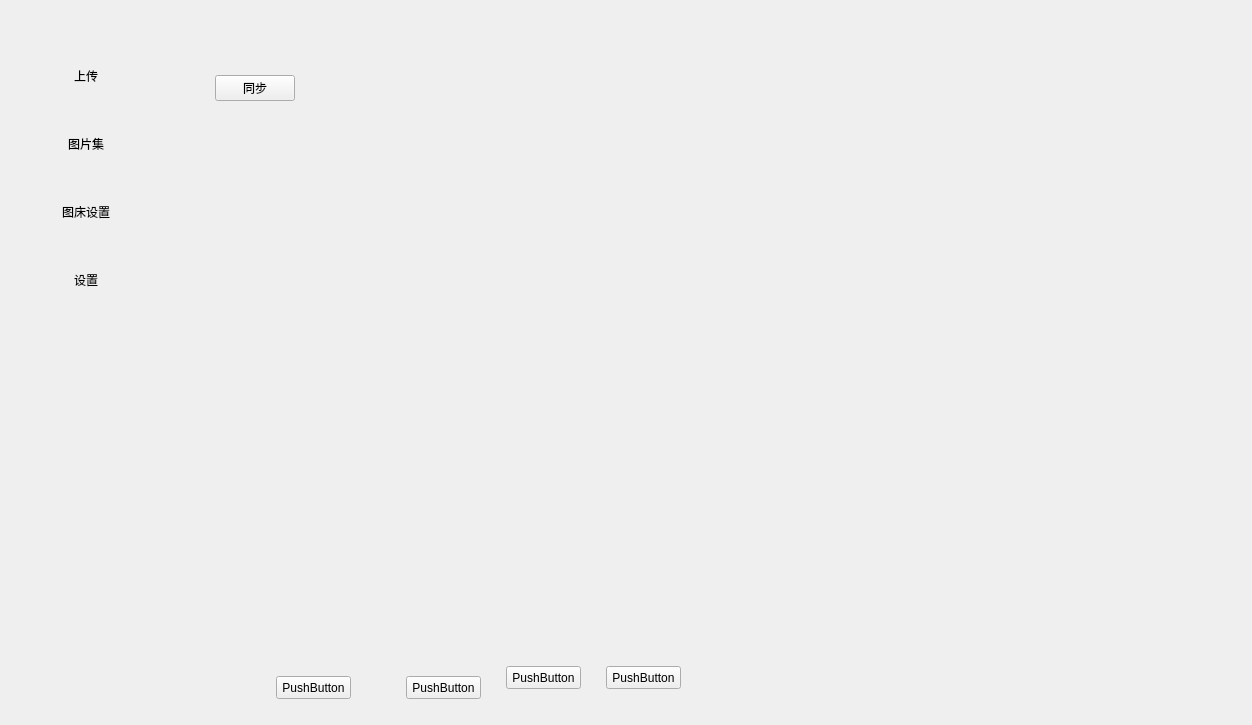
<?xml version="1.0" encoding="UTF-8"?>
<ui version="4.0">
 <class>MainWindow</class>
 <widget class="QMainWindow" name="MainWindow">
  <property name="geometry">
   <rect>
    <x>0</x>
    <y>0</y>
    <width>1252</width>
    <height>725</height>
   </rect>
  </property>
  <property name="windowTitle">
   <string>MainWindow</string>
  </property>
  <property name="styleSheet">
   <string notr="true"/>
  </property>
  <widget class="QWidget" name="centralwidget">
   <layout class="QGridLayout" name="gridLayout_2">
    <property name="leftMargin">
     <number>6</number>
    </property>
    <property name="topMargin">
     <number>6</number>
    </property>
    <property name="rightMargin">
     <number>6</number>
    </property>
    <property name="bottomMargin">
     <number>6</number>
    </property>
    <property name="spacing">
     <number>0</number>
    </property>
    <item row="0" column="0">
     <widget class="QFrame" name="viewport">
      <property name="frameShape">
       <enum>QFrame::NoFrame</enum>
      </property>
      <property name="frameShadow">
       <enum>QFrame::Plain</enum>
      </property>
      <property name="lineWidth">
       <number>0</number>
      </property>
      <layout class="QGridLayout" name="gridLayout_4" rowstretch="0,0" columnstretch="2,8">
       <property name="sizeConstraint">
        <enum>QLayout::SetDefaultConstraint</enum>
       </property>
       <property name="leftMargin">
        <number>0</number>
       </property>
       <property name="topMargin">
        <number>0</number>
       </property>
       <property name="rightMargin">
        <number>0</number>
       </property>
       <property name="bottomMargin">
        <number>0</number>
       </property>
       <property name="spacing">
        <number>0</number>
       </property>
       <item row="1" column="1">
        <widget class="QStackedWidget" name="stackedWidget">
         <property name="styleSheet">
          <string notr="true"/>
         </property>
         <property name="frameShape">
          <enum>QFrame::NoFrame</enum>
         </property>
         <property name="frameShadow">
          <enum>QFrame::Plain</enum>
         </property>
         <property name="lineWidth">
          <number>0</number>
         </property>
         <property name="currentIndex">
          <number>1</number>
         </property>
         <widget class="QWidget" name="uploadPage">
          <property name="sizePolicy">
           <sizepolicy hsizetype="Expanding" vsizetype="Expanding">
            <horstretch>0</horstretch>
            <verstretch>0</verstretch>
           </sizepolicy>
          </property>
          <layout class="QGridLayout" name="gridLayout" rowstretch="2,10,1,2">
           <property name="leftMargin">
            <number>40</number>
           </property>
           <property name="topMargin">
            <number>18</number>
           </property>
           <property name="rightMargin">
            <number>40</number>
           </property>
           <property name="bottomMargin">
            <number>40</number>
           </property>
           <property name="horizontalSpacing">
            <number>40</number>
           </property>
           <property name="verticalSpacing">
            <number>20</number>
           </property>
           <item row="3" column="0">
            <layout class="QHBoxLayout" name="inputLayout">
             <property name="spacing">
              <number>0</number>
             </property>
             <property name="leftMargin">
              <number>0</number>
             </property>
             <property name="topMargin">
              <number>0</number>
             </property>
             <item>
              <spacer name="horizontalSpacer_2">
               <property name="orientation">
                <enum>Qt::Horizontal</enum>
               </property>
               <property name="sizeType">
                <enum>QSizePolicy::MinimumExpanding</enum>
               </property>
               <property name="sizeHint" stdset="0">
                <size>
                 <width>40</width>
                 <height>20</height>
                </size>
               </property>
              </spacer>
             </item>
             <item>
              <widget class="QPushButton" name="selectFilesButton">
               <property name="maximumSize">
                <size>
                 <width>16777215</width>
                 <height>16777215</height>
                </size>
               </property>
               <property name="text">
                <string>选择图片</string>
               </property>
               <property name="icon">
                <iconset resource="../resources.qrc">
                 <normaloff>:/res/icons/addimg.png</normaloff>:/res/icons/addimg.png</iconset>
               </property>
               <property name="iconSize">
                <size>
                 <width>24</width>
                 <height>24</height>
                </size>
               </property>
               <property name="shortcut">
                <string>Shift+A</string>
               </property>
               <property name="flat">
                <bool>true</bool>
               </property>
              </widget>
             </item>
             <item>
              <widget class="QPushButton" name="uploadButton">
               <property name="sizePolicy">
                <sizepolicy hsizetype="Minimum" vsizetype="Fixed">
                 <horstretch>0</horstretch>
                 <verstretch>0</verstretch>
                </sizepolicy>
               </property>
               <property name="maximumSize">
                <size>
                 <width>16777215</width>
                 <height>16777215</height>
                </size>
               </property>
               <property name="styleSheet">
                <string notr="true"/>
               </property>
               <property name="text">
                <string>上传</string>
               </property>
               <property name="icon">
                <iconset resource="../resources.qrc">
                 <normaloff>:/res/icons/upload_light.png</normaloff>:/res/icons/upload_light.png</iconset>
               </property>
               <property name="iconSize">
                <size>
                 <width>24</width>
                 <height>24</height>
                </size>
               </property>
               <property name="shortcut">
                <string>Shift+U</string>
               </property>
               <property name="flat">
                <bool>true</bool>
               </property>
              </widget>
             </item>
             <item>
              <widget class="QPushButton" name="deleteAllButton">
               <property name="text">
                <string>全部删除</string>
               </property>
               <property name="icon">
                <iconset resource="../resources.qrc">
                 <normaloff>:/res/icons/del.png</normaloff>:/res/icons/del.png</iconset>
               </property>
               <property name="iconSize">
                <size>
                 <width>24</width>
                 <height>24</height>
                </size>
               </property>
               <property name="shortcut">
                <string>Shift+D</string>
               </property>
               <property name="flat">
                <bool>true</bool>
               </property>
              </widget>
             </item>
             <item>
              <spacer name="horizontalSpacer">
               <property name="orientation">
                <enum>Qt::Horizontal</enum>
               </property>
               <property name="sizeType">
                <enum>QSizePolicy::MinimumExpanding</enum>
               </property>
               <property name="sizeHint" stdset="0">
                <size>
                 <width>40</width>
                 <height>20</height>
                </size>
               </property>
              </spacer>
             </item>
            </layout>
           </item>
           <item row="1" column="0">
            <widget class="PicturesContainer" name="uploadBox">
             <property name="sizePolicy">
              <sizepolicy hsizetype="Expanding" vsizetype="Expanding">
               <horstretch>0</horstretch>
               <verstretch>0</verstretch>
              </sizepolicy>
             </property>
             <property name="minimumSize">
              <size>
               <width>0</width>
               <height>300</height>
              </size>
             </property>
             <property name="verticalScrollBarPolicy">
              <enum>Qt::ScrollBarAsNeeded</enum>
             </property>
             <property name="horizontalScrollBarPolicy">
              <enum>Qt::ScrollBarAlwaysOff</enum>
             </property>
             <property name="widgetResizable">
              <bool>true</bool>
             </property>
             <widget class="QWidget" name="uploadBoxContents">
              <property name="geometry">
               <rect>
                <x>0</x>
                <y>0</y>
                <width>98</width>
                <height>298</height>
               </rect>
              </property>
             </widget>
            </widget>
           </item>
           <item row="0" column="0">
            <widget class="QLabel" name="uploadTitle">
             <property name="layoutDirection">
              <enum>Qt::LeftToRight</enum>
             </property>
             <property name="text">
              <string>图片上传</string>
             </property>
             <property name="textFormat">
              <enum>Qt::PlainText</enum>
             </property>
             <property name="alignment">
              <set>Qt::AlignCenter</set>
             </property>
            </widget>
           </item>
           <item row="2" column="0">
            <widget class="QLabel" name="uploadStatusLabel">
             <property name="text">
              <string/>
             </property>
             <property name="alignment">
              <set>Qt::AlignCenter</set>
             </property>
            </widget>
           </item>
          </layout>
         </widget>
         <widget class="QWidget" name="galleryPage">
          <layout class="QGridLayout" name="gridLayout_5">
           <property name="leftMargin">
            <number>40</number>
           </property>
           <property name="topMargin">
            <number>18</number>
           </property>
           <property name="rightMargin">
            <number>40</number>
           </property>
           <item row="2" column="0">
            <widget class="QWidget" name="widget_2" native="true">
             <property name="sizePolicy">
              <sizepolicy hsizetype="Preferred" vsizetype="MinimumExpanding">
               <horstretch>0</horstretch>
               <verstretch>0</verstretch>
              </sizepolicy>
             </property>
             <property name="maximumSize">
              <size>
               <width>16777215</width>
               <height>64</height>
              </size>
             </property>
             <widget class="QPushButton" name="tb1_3">
              <property name="geometry">
               <rect>
                <x>70</x>
                <y>30</y>
                <width>75</width>
                <height>23</height>
               </rect>
              </property>
              <property name="text">
               <string>PushButton</string>
              </property>
             </widget>
             <widget class="QPushButton" name="tb2_3">
              <property name="geometry">
               <rect>
                <x>200</x>
                <y>30</y>
                <width>75</width>
                <height>23</height>
               </rect>
              </property>
              <property name="text">
               <string>PushButton</string>
              </property>
             </widget>
             <widget class="QPushButton" name="tb1">
              <property name="geometry">
               <rect>
                <x>300</x>
                <y>20</y>
                <width>75</width>
                <height>23</height>
               </rect>
              </property>
              <property name="text">
               <string>PushButton</string>
              </property>
             </widget>
             <widget class="QPushButton" name="tb2">
              <property name="geometry">
               <rect>
                <x>400</x>
                <y>20</y>
                <width>75</width>
                <height>23</height>
               </rect>
              </property>
              <property name="text">
               <string>PushButton</string>
              </property>
             </widget>
            </widget>
           </item>
           <item row="0" column="0">
            <widget class="QWidget" name="widget" native="true">
             <property name="sizePolicy">
              <sizepolicy hsizetype="Preferred" vsizetype="MinimumExpanding">
               <horstretch>0</horstretch>
               <verstretch>0</verstretch>
              </sizepolicy>
             </property>
             <property name="maximumSize">
              <size>
               <width>16777215</width>
               <height>64</height>
              </size>
             </property>
             <layout class="QHBoxLayout" name="horizontalLayout_2">
              <item>
               <widget class="QPushButton" name="syncGalleryButton">
                <property name="text">
                 <string>同步</string>
                </property>
               </widget>
              </item>
              <item>
               <spacer name="horizontalSpacer_7">
                <property name="orientation">
                 <enum>Qt::Horizontal</enum>
                </property>
                <property name="sizeHint" stdset="0">
                 <size>
                  <width>898</width>
                  <height>20</height>
                 </size>
                </property>
               </spacer>
              </item>
             </layout>
            </widget>
           </item>
           <item row="1" column="0">
            <widget class="QScrollArea" name="imagesListView">
             <property name="frameShape">
              <enum>QFrame::NoFrame</enum>
             </property>
             <property name="horizontalScrollBarPolicy">
              <enum>Qt::ScrollBarAlwaysOff</enum>
             </property>
             <property name="widgetResizable">
              <bool>true</bool>
             </property>
             <widget class="PictureTable" name="imagesList">
              <property name="geometry">
               <rect>
                <x>0</x>
                <y>0</y>
                <width>1000</width>
                <height>514</height>
               </rect>
              </property>
             </widget>
            </widget>
           </item>
          </layout>
         </widget>
         <widget class="QWidget" name="hostDashBoardPage">
          <layout class="QVBoxLayout" name="verticalLayout">
           <property name="spacing">
            <number>20</number>
           </property>
           <property name="leftMargin">
            <number>40</number>
           </property>
           <property name="topMargin">
            <number>18</number>
           </property>
           <property name="rightMargin">
            <number>40</number>
           </property>
           <item>
            <widget class="QGroupBox" name="usrInfoGroup">
             <property name="title">
              <string>用户信息</string>
             </property>
             <property name="flat">
              <bool>false</bool>
             </property>
             <layout class="QVBoxLayout" name="verticalLayout_2">
              <property name="topMargin">
               <number>18</number>
              </property>
              <property name="rightMargin">
               <number>200</number>
              </property>
              <property name="bottomMargin">
               <number>18</number>
              </property>
              <item>
               <widget class="QLabel" name="userInfoLabel">
                <property name="text">
                 <string>TextLabel</string>
                </property>
                <property name="textFormat">
                 <enum>Qt::AutoText</enum>
                </property>
               </widget>
              </item>
              <item>
               <widget class="QProgressBar" name="hostUserDiskLimit">
                <property name="sizePolicy">
                 <sizepolicy hsizetype="Expanding" vsizetype="Fixed">
                  <horstretch>0</horstretch>
                  <verstretch>0</verstretch>
                 </sizepolicy>
                </property>
                <property name="value">
                 <number>24</number>
                </property>
                <property name="textVisible">
                 <bool>true</bool>
                </property>
                <property name="invertedAppearance">
                 <bool>false</bool>
                </property>
                <property name="textDirection">
                 <enum>QProgressBar::TopToBottom</enum>
                </property>
                <property name="format">
                 <string>%p%</string>
                </property>
               </widget>
              </item>
             </layout>
            </widget>
           </item>
           <item>
            <widget class="QGroupBox" name="groupBox">
             <property name="title">
              <string>授权管理</string>
             </property>
             <property name="alignment">
              <set>Qt::AlignLeading|Qt::AlignLeft|Qt::AlignVCenter</set>
             </property>
             <property name="flat">
              <bool>false</bool>
             </property>
             <property name="checkable">
              <bool>false</bool>
             </property>
             <layout class="QGridLayout" name="gridLayout_3">
              <property name="leftMargin">
               <number>9</number>
              </property>
              <property name="topMargin">
               <number>18</number>
              </property>
              <property name="bottomMargin">
               <number>18</number>
              </property>
              <property name="horizontalSpacing">
               <number>20</number>
              </property>
              <property name="verticalSpacing">
               <number>24</number>
              </property>
              <item row="3" column="1">
               <layout class="QHBoxLayout" name="horizontalLayout">
                <item>
                 <widget class="QPushButton" name="hostLoginButton">
                  <property name="sizePolicy">
                   <sizepolicy hsizetype="Fixed" vsizetype="Fixed">
                    <horstretch>0</horstretch>
                    <verstretch>0</verstretch>
                   </sizepolicy>
                  </property>
                  <property name="text">
                   <string>登录</string>
                  </property>
                 </widget>
                </item>
                <item>
                 <widget class="QPushButton" name="hostResetButton">
                  <property name="sizePolicy">
                   <sizepolicy hsizetype="Fixed" vsizetype="Fixed">
                    <horstretch>0</horstretch>
                    <verstretch>0</verstretch>
                   </sizepolicy>
                  </property>
                  <property name="text">
                   <string>重置</string>
                  </property>
                 </widget>
                </item>
               </layout>
              </item>
              <item row="0" column="1">
               <widget class="QLineEdit" name="hostUsername"/>
              </item>
              <item row="3" column="2">
               <spacer name="horizontalSpacer_4">
                <property name="orientation">
                 <enum>Qt::Horizontal</enum>
                </property>
                <property name="sizeHint" stdset="0">
                 <size>
                  <width>40</width>
                  <height>20</height>
                 </size>
                </property>
               </spacer>
              </item>
              <item row="1" column="1">
               <widget class="QLineEdit" name="hostPassword"/>
              </item>
              <item row="2" column="1">
               <widget class="QLabel" name="tokenLabel">
                <property name="text">
                 <string>TextLabel</string>
                </property>
                <property name="textFormat">
                 <enum>Qt::AutoText</enum>
                </property>
                <property name="alignment">
                 <set>Qt::AlignCenter</set>
                </property>
               </widget>
              </item>
              <item row="0" column="2">
               <spacer name="horizontalSpacer_3">
                <property name="orientation">
                 <enum>Qt::Horizontal</enum>
                </property>
                <property name="sizeHint" stdset="0">
                 <size>
                  <width>40</width>
                  <height>20</height>
                 </size>
                </property>
               </spacer>
              </item>
              <item row="1" column="0">
               <widget class="QLabel" name="label_3">
                <property name="text">
                 <string>密码:</string>
                </property>
                <property name="alignment">
                 <set>Qt::AlignRight|Qt::AlignTrailing|Qt::AlignVCenter</set>
                </property>
               </widget>
              </item>
              <item row="0" column="0">
               <widget class="QLabel" name="label_2">
                <property name="text">
                 <string>用户名:</string>
                </property>
                <property name="alignment">
                 <set>Qt::AlignRight|Qt::AlignTrailing|Qt::AlignVCenter</set>
                </property>
               </widget>
              </item>
              <item row="2" column="0">
               <widget class="QLabel" name="label_4">
                <property name="text">
                 <string>Secret Token:</string>
                </property>
                <property name="alignment">
                 <set>Qt::AlignRight|Qt::AlignTrailing|Qt::AlignVCenter</set>
                </property>
               </widget>
              </item>
             </layout>
            </widget>
           </item>
           <item>
            <spacer name="verticalSpacer_2">
             <property name="orientation">
              <enum>Qt::Vertical</enum>
             </property>
             <property name="sizeHint" stdset="0">
              <size>
               <width>20</width>
               <height>40</height>
              </size>
             </property>
            </spacer>
           </item>
          </layout>
         </widget>
         <widget class="QWidget" name="settingsPage">
          <layout class="QVBoxLayout" name="verticalLayout_4">
           <property name="spacing">
            <number>20</number>
           </property>
           <property name="leftMargin">
            <number>40</number>
           </property>
           <property name="topMargin">
            <number>18</number>
           </property>
           <property name="rightMargin">
            <number>40</number>
           </property>
           <item>
            <widget class="QGroupBox" name="groupBox_3">
             <property name="sizePolicy">
              <sizepolicy hsizetype="Preferred" vsizetype="Maximum">
               <horstretch>0</horstretch>
               <verstretch>0</verstretch>
              </sizepolicy>
             </property>
             <property name="title">
              <string>上传模式</string>
             </property>
             <layout class="QGridLayout" name="gridLayout_7">
              <property name="spacing">
               <number>20</number>
              </property>
              <item row="0" column="0">
               <widget class="QRadioButton" name="preferTokenRadio">
                <property name="text">
                 <string>优先使用登录用户上传</string>
                </property>
               </widget>
              </item>
              <item row="0" column="1">
               <widget class="QRadioButton" name="preferIPRadio">
                <property name="text">
                 <string>优先使用IP上传</string>
                </property>
               </widget>
              </item>
              <item row="0" column="2">
               <spacer name="horizontalSpacer_5">
                <property name="orientation">
                 <enum>Qt::Horizontal</enum>
                </property>
                <property name="sizeHint" stdset="0">
                 <size>
                  <width>40</width>
                  <height>20</height>
                 </size>
                </property>
               </spacer>
              </item>
             </layout>
            </widget>
           </item>
           <item>
            <widget class="QGroupBox" name="groupBox_4">
             <property name="sizePolicy">
              <sizepolicy hsizetype="Preferred" vsizetype="Preferred">
               <horstretch>0</horstretch>
               <verstretch>0</verstretch>
              </sizepolicy>
             </property>
             <property name="title">
              <string>剪辑板上传</string>
             </property>
             <layout class="QGridLayout" name="gridLayout_6">
              <property name="spacing">
               <number>20</number>
              </property>
              <item row="1" column="1" colspan="2">
               <widget class="QLineEdit" name="SaveNameEdit">
                <property name="sizePolicy">
                 <sizepolicy hsizetype="Fixed" vsizetype="Preferred">
                  <horstretch>0</horstretch>
                  <verstretch>0</verstretch>
                 </sizepolicy>
                </property>
                <property name="minimumSize">
                 <size>
                  <width>280</width>
                  <height>0</height>
                 </size>
                </property>
               </widget>
              </item>
              <item row="1" column="0">
               <widget class="QLabel" name="label_6">
                <property name="sizePolicy">
                 <sizepolicy hsizetype="Maximum" vsizetype="Preferred">
                  <horstretch>0</horstretch>
                  <verstretch>0</verstretch>
                 </sizepolicy>
                </property>
                <property name="text">
                 <string>保存名称: </string>
                </property>
               </widget>
              </item>
              <item row="0" column="0">
               <widget class="QLabel" name="label_5">
                <property name="text">
                 <string>保存格式: </string>
                </property>
               </widget>
              </item>
              <item row="0" column="1">
               <widget class="QComboBox" name="SaveFormatCombo">
                <property name="sizePolicy">
                 <sizepolicy hsizetype="Fixed" vsizetype="Preferred">
                  <horstretch>0</horstretch>
                  <verstretch>0</verstretch>
                 </sizepolicy>
                </property>
                <property name="minimumSize">
                 <size>
                  <width>140</width>
                  <height>0</height>
                 </size>
                </property>
                <property name="currentIndex">
                 <number>0</number>
                </property>
                <property name="sizeAdjustPolicy">
                 <enum>QComboBox::AdjustToContentsOnFirstShow</enum>
                </property>
                <item>
                 <property name="text">
                  <string>png</string>
                 </property>
                </item>
                <item>
                 <property name="text">
                  <string>jpg</string>
                 </property>
                </item>
                <item>
                 <property name="text">
                  <string>bmp</string>
                 </property>
                </item>
                <item>
                 <property name="text">
                  <string>gif</string>
                 </property>
                </item>
                <item>
                 <property name="text">
                  <string>webp</string>
                 </property>
                </item>
               </widget>
              </item>
              <item row="1" column="3">
               <widget class="QLabel" name="label_7">
                <property name="text">
                 <string>&lt;html&gt;&lt;head/&gt;&lt;body&gt;&lt;p&gt;(使用两个'代表',将非时间部分用''括起来)&lt;/p&gt;&lt;/body&gt;&lt;/html&gt;</string>
                </property>
               </widget>
              </item>
              <item row="1" column="4">
               <spacer name="horizontalSpacer_6">
                <property name="orientation">
                 <enum>Qt::Horizontal</enum>
                </property>
                <property name="sizeHint" stdset="0">
                 <size>
                  <width>40</width>
                  <height>20</height>
                 </size>
                </property>
               </spacer>
              </item>
             </layout>
            </widget>
           </item>
           <item>
            <spacer name="verticalSpacer_3">
             <property name="orientation">
              <enum>Qt::Vertical</enum>
             </property>
             <property name="sizeHint" stdset="0">
              <size>
               <width>20</width>
               <height>40</height>
              </size>
             </property>
            </spacer>
           </item>
          </layout>
         </widget>
        </widget>
       </item>
       <item row="0" column="1">
        <widget class="TitleBar" name="titleBar" native="true">
         <property name="sizePolicy">
          <sizepolicy hsizetype="Preferred" vsizetype="Fixed">
           <horstretch>0</horstretch>
           <verstretch>0</verstretch>
          </sizepolicy>
         </property>
         <property name="minimumSize">
          <size>
           <width>0</width>
           <height>32</height>
          </size>
         </property>
         <property name="baseSize">
          <size>
           <width>0</width>
           <height>0</height>
          </size>
         </property>
        </widget>
       </item>
       <item row="0" column="0" rowspan="2">
        <widget class="QFrame" name="pageSwitchWidget">
         <property name="sizePolicy">
          <sizepolicy hsizetype="Preferred" vsizetype="Preferred">
           <horstretch>0</horstretch>
           <verstretch>0</verstretch>
          </sizepolicy>
         </property>
         <property name="maximumSize">
          <size>
           <width>160</width>
           <height>16777215</height>
          </size>
         </property>
         <property name="lineWidth">
          <number>0</number>
         </property>
         <layout class="QVBoxLayout" name="layout" stretch="0,0,0,0,0">
          <property name="spacing">
           <number>8</number>
          </property>
          <property name="leftMargin">
           <number>0</number>
          </property>
          <property name="topMargin">
           <number>40</number>
          </property>
          <property name="rightMargin">
           <number>0</number>
          </property>
          <property name="bottomMargin">
           <number>0</number>
          </property>
          <item>
           <widget class="PageButton" name="pageButton_1">
            <property name="minimumSize">
             <size>
              <width>0</width>
              <height>60</height>
             </size>
            </property>
            <property name="maximumSize">
             <size>
              <width>16777215</width>
              <height>16777215</height>
             </size>
            </property>
            <property name="cursor">
             <cursorShape>ArrowCursor</cursorShape>
            </property>
            <property name="layoutDirection">
             <enum>Qt::LeftToRight</enum>
            </property>
            <property name="text">
             <string>上传</string>
            </property>
            <property name="checkable">
             <bool>false</bool>
            </property>
            <property name="checked">
             <bool>false</bool>
            </property>
            <property name="flat">
             <bool>true</bool>
            </property>
           </widget>
          </item>
          <item>
           <widget class="PageButton" name="pageButton_2">
            <property name="minimumSize">
             <size>
              <width>0</width>
              <height>60</height>
             </size>
            </property>
            <property name="maximumSize">
             <size>
              <width>16777215</width>
              <height>16777215</height>
             </size>
            </property>
            <property name="cursor">
             <cursorShape>ArrowCursor</cursorShape>
            </property>
            <property name="styleSheet">
             <string notr="true"/>
            </property>
            <property name="text">
             <string>图片集</string>
            </property>
            <property name="checkable">
             <bool>false</bool>
            </property>
            <property name="flat">
             <bool>true</bool>
            </property>
           </widget>
          </item>
          <item>
           <widget class="PageButton" name="pageButton_3">
            <property name="minimumSize">
             <size>
              <width>0</width>
              <height>60</height>
             </size>
            </property>
            <property name="maximumSize">
             <size>
              <width>16777215</width>
              <height>16777215</height>
             </size>
            </property>
            <property name="cursor">
             <cursorShape>ArrowCursor</cursorShape>
            </property>
            <property name="styleSheet">
             <string notr="true"/>
            </property>
            <property name="text">
             <string>图床设置</string>
            </property>
            <property name="checkable">
             <bool>false</bool>
            </property>
            <property name="flat">
             <bool>true</bool>
            </property>
           </widget>
          </item>
          <item>
           <widget class="PageButton" name="pageButton_4">
            <property name="minimumSize">
             <size>
              <width>0</width>
              <height>60</height>
             </size>
            </property>
            <property name="maximumSize">
             <size>
              <width>16777215</width>
              <height>16777215</height>
             </size>
            </property>
            <property name="cursor">
             <cursorShape>ArrowCursor</cursorShape>
            </property>
            <property name="styleSheet">
             <string notr="true"/>
            </property>
            <property name="text">
             <string>设置</string>
            </property>
            <property name="checkable">
             <bool>false</bool>
            </property>
            <property name="flat">
             <bool>true</bool>
            </property>
           </widget>
          </item>
          <item>
           <spacer name="verticalSpacer">
            <property name="orientation">
             <enum>Qt::Vertical</enum>
            </property>
            <property name="sizeHint" stdset="0">
             <size>
              <width>20</width>
              <height>40</height>
             </size>
            </property>
           </spacer>
          </item>
         </layout>
        </widget>
       </item>
      </layout>
     </widget>
    </item>
   </layout>
  </widget>
 </widget>
 <customwidgets>
  <customwidget>
   <class>PageButton</class>
   <extends>QPushButton</extends>
   <header>pagebutton.h</header>
  </customwidget>
  <customwidget>
   <class>TitleBar</class>
   <extends>QWidget</extends>
   <header>titlebar.h</header>
   <container>1</container>
  </customwidget>
  <customwidget>
   <class>PicturesContainer</class>
   <extends>QScrollArea</extends>
   <header>picturescontainer.h</header>
   <container>1</container>
  </customwidget>
  <customwidget>
   <class>PictureTable</class>
   <extends>QWidget</extends>
   <header>picturetable.h</header>
   <container>1</container>
  </customwidget>
 </customwidgets>
 <resources>
  <include location="../resources.qrc"/>
 </resources>
 <connections/>
</ui>
